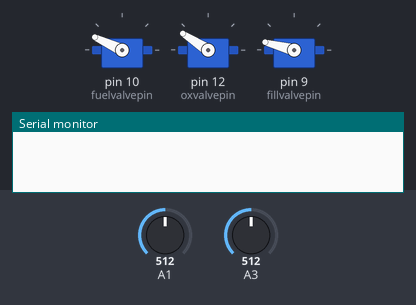
A sketch run on a simulated Arduino Uno, built with avr-gcc and run on an emulated ATmega328P. On the bench: 3 × servo, the last lines printed to the serial monitor. Inputs (shaded band) come from the test bench; at power-on: A1 = 512, A3 = 512.

Above: at 1.2 s.
1.3 s: A1 set to 109
2.8 s: A1 set to 89
At 3.2 s:
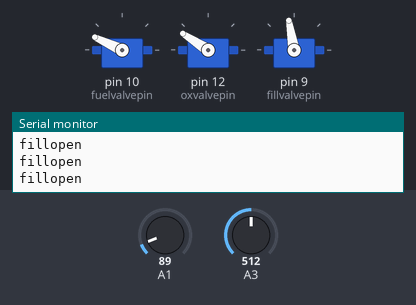
4.3 s: A3 set to 105
7.3 s: A3 set to 93
At 8.5 s:
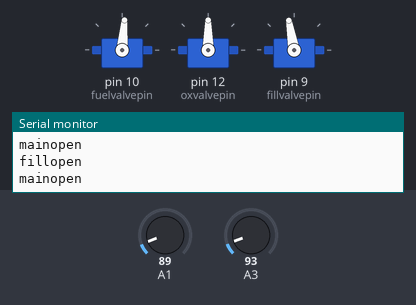
8.8 s: A1 set to 110
At 9.9 s:
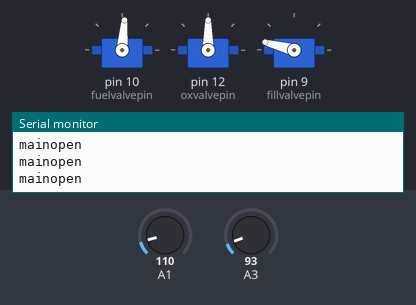
10.3 s: A1 set to 90
At 11.0 s:
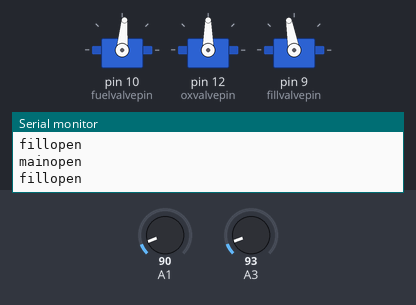
Timing chart, 0 to 13.3 s (numbered marks = the images above; inputs shaded):
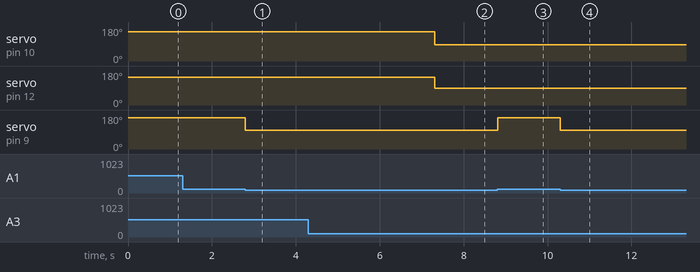

The sketch:

valve_code.ino
```cpp
#include "Servo.h"

const int oxvalvepin = 12;
const int fuelvalvepin = 10;
const int fillvalvepin = 9;

Servo fuelvalve;
Servo oxvalve;
Servo fillvalve;

const int fillclosed = 165;
const int oxclosed = 147;
const int fuelclosed = 155;

const int fillopen = 100;
const int oxopen = 90;
const int fuelopen = 85;

void setup() {
  // put your setup code here, to run once:
 fuelvalve.attach(fuelvalvepin);
 oxvalve.attach(oxvalvepin);
 fillvalve.attach(fillvalvepin);

 fuelvalve.write(fuelclosed);
 oxvalve.write(oxclosed);
 fillvalve.write(fillclosed);

 pinMode(A1,INPUT_PULLUP);
 pinMode(A3,INPUT_PULLUP);

 Serial.begin(9600);
}

void loop() {
  // fill valve code
  if(analogRead(A1) < 100){
    fillvalve.write(fillopen);
    Serial.println("fillopen");
  }
  else{
    fillvalve.write(fillclosed);
  }


  // main valve code
   if(analogRead(A3) < 100){
    fuelvalve.write(fuelopen);
    oxvalve.write(oxopen);
    Serial.println("mainopen");
  }
  else{
    fuelvalve.write(fuelclosed);
    oxvalve.write(oxclosed);
  }
  // put your main code here, to run repeatedly:

}
```

Measured:
- the behaviour switches between 100 and 99 on A1 (found by bisection; images 0 and 1)
- the behaviour switches between 100 and 99 on A3 (found by bisection; images 1 and 2)
- after the input at 1.3 s, every drawn part: stays the same
- after the input at 2.8 s, servo on pin 9 (fillvalvepin): 165° → 100° at once
- after the input at 7.3 s, servo on pin 10 (fuelvalvepin): 155° → 85° at once; servo on pin 12 (oxvalvepin): 147° → 90° at once
- after the input at 8.8 s, servo on pin 9 (fillvalvepin): 100° → 165° at once
- after the input at 10.3 s, servo on pin 9 (fillvalvepin): 165° → 100° at once
